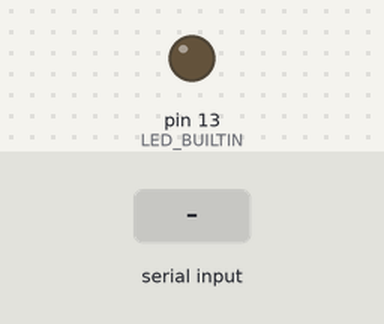
Recording of a sketch running on a simulated Arduino Nano, built with avr-gcc and run on an emulated ATmega328P. On the bench: output pins drawn as LEDs (lit = HIGH). The inputs (shaded band) are chosen by the test bench.

Above: at 1.2 s.
1.3 s: "1,90\n" received over Serial
At 2.86 s:
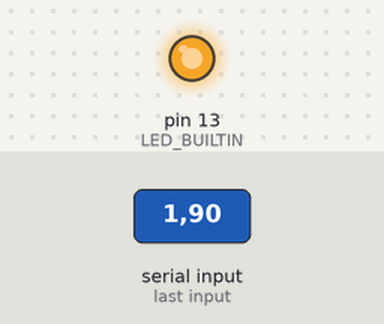
Timing chart, 0 to 10.3 s (numbered marks = the images above; inputs shaded):
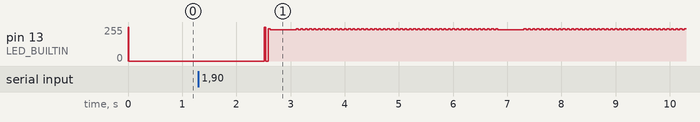

The sketch:

nano.ino
```cpp
String incoming = "";
int on_duration = 15;
int off_duration = 1500;

void setup() {
  // put your setup code here, to run once:
  pinMode(LED_BUILTIN, OUTPUT);
  Serial.begin(9600);
}

void loop() {
  // put your main code here, to run repeatedly:
  if(Serial.available() > 0){
    incoming = Serial.readString();
    if(incoming.toInt() > 0){
      off_duration = incoming.toInt();
      incoming = "";
    }
    if(incoming.toInt() < 0){
      on_duration = -(incoming.toInt());
      incoming = "";
    }
  }
  digitalWrite(LED_BUILTIN, HIGH);
  delay(on_duration);
  digitalWrite(LED_BUILTIN, LOW);
  delay(off_duration);
}
```
